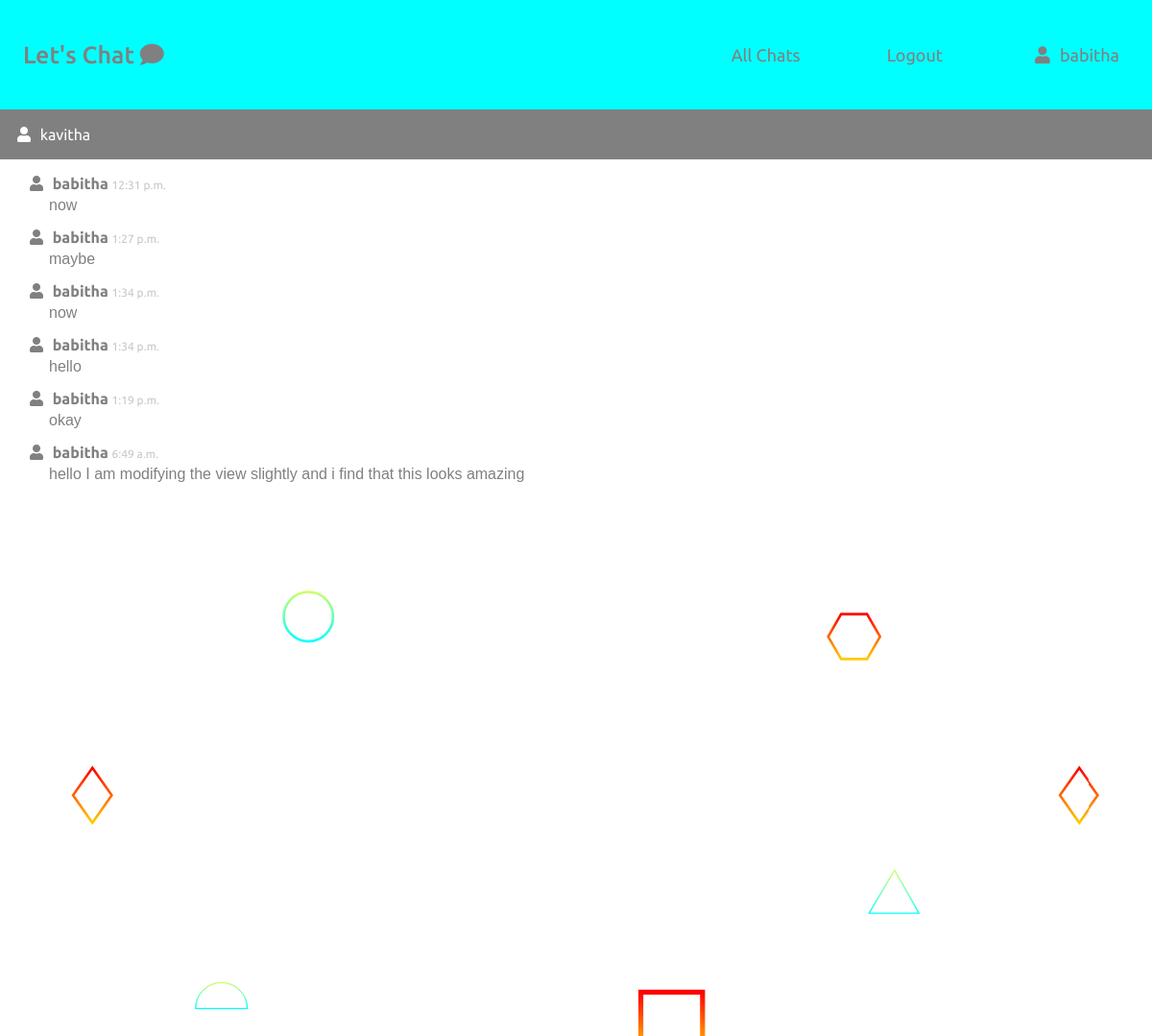
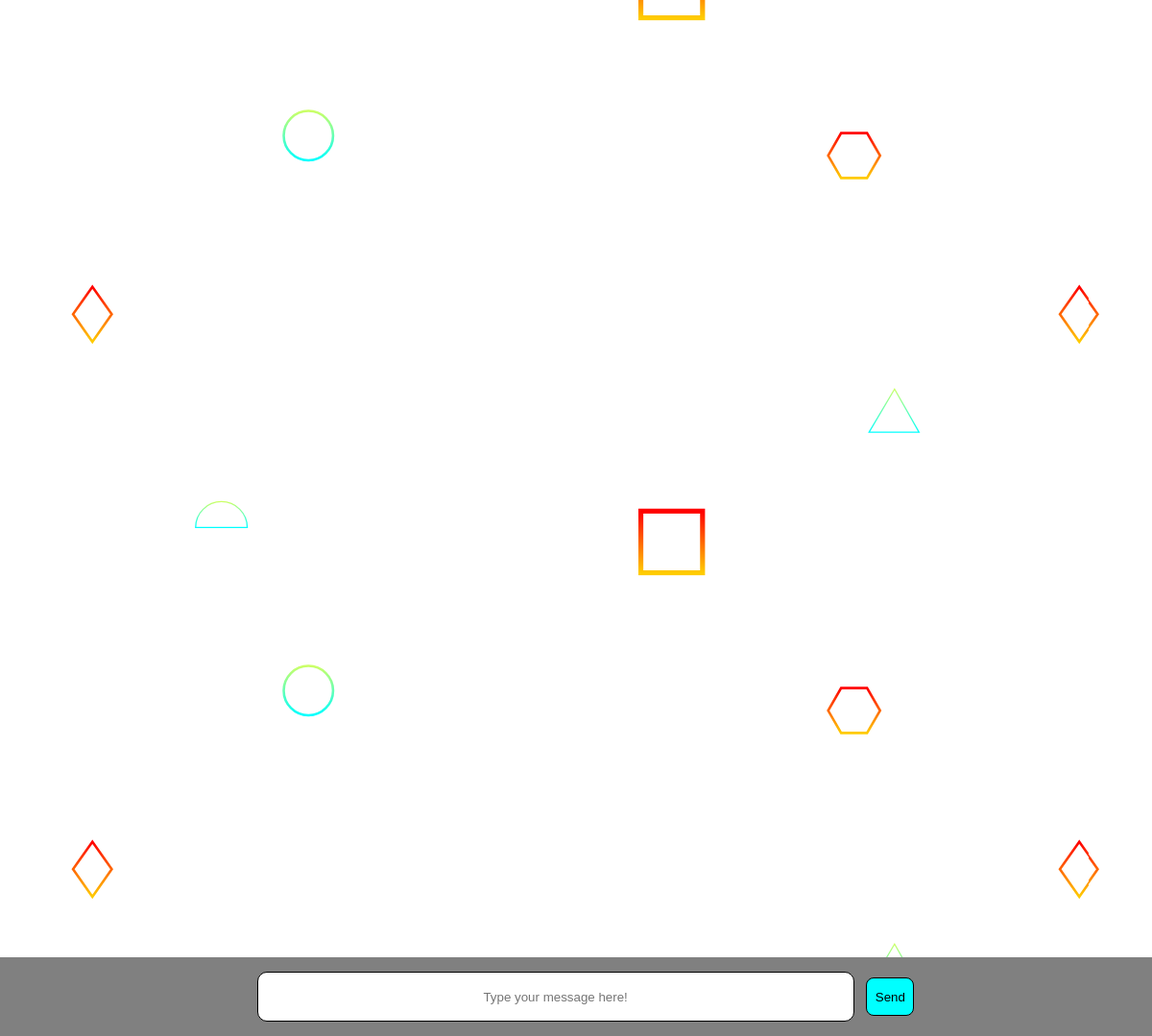
The app's page /chat/3 (signed in) with its own data (2 pictures, top to bottom).
### chat/models.py (models this page shows, shortened)
class User(AbstractUser):
    pass

class ChatMessage(models.Model):
    user = models.ForeignKey(User, on_delete=models.CASCADE, related_name = "sender")
    room = models.ForeignKey(ChatRoom, on_delete = models.CASCADE)
    message = models.TextField(unique=False,blank = False,default = "")
    timestamp = models.DateTimeField(auto_now_add=True)
    objects = ChatMessageManager()

### chat/views.py (the view)
# urls.py: path("<int:room_name>", views.chatroom, name="chatroom"),
def chatroom(request,room_name):
    previous_msg = ChatMessage.objects.filter(room=room_name).order_by("-timestamp")[:30]
    previous_msg= reversed(previous_msg)
    room_members = ChatRoom.objects.get(pk =  room_name )
    if room_members.first_person == request.user:
        other_user = room_members.second_person
    else:
        other_user = room_members.first_person
    return render(request,"chat/chatroom.html",{
        'room_name':room_name,
        'username':request.user,
        'previous_msg':previous_msg,
        'other_user':other_user
    })

### chat/templates/chat/chatroom.html (shortened to what this page needs)
{% extends "chat/layout.html" %}
{% load static %}
{% block body %}
<div id = "chat-room">
    <div id = "profile2">
        <i class="fas fa-user" id="avatar2"></i>
        <span>{{other_user}}</span>
    </div>
    <div id = "all-msgs">
            {% for message in previous_msg %}
            <div class = "prev-msgs">
                <i class="fas fa-user"></i>
                <b>{{message.user}}</b>
                <span class="time">{{ message.timestamp.time}}</span>
                <p class="msg-text">{{message.message}}</p>
            </div>
           {% endfor %}
    </div>
</div>
<div id="send-section">
<form id="send_form">
    <input type="text" placeholder="Type your message here!" id="message-input">
    <input type="submit" value="Send" id="send-btn">
</form>
</div>
{% endblock %}

### chat/templates/chat/layout.html (shortened to what this page needs)
{% load static %}
<!DOCTYPE html>
<html>
    <head>
        <link href = "{% static 'chat/styles.css' %}" rel="stylesheet">
        <link rel="stylesheet" href="https://use.fontawesome.com/releases/v5.15.4/css/all.css">
    </head>
    <body>
        <header class="header">
            <nav class="navbar">
                <a id = "nav-brand">
                    Let's Chat <i class="fas fa-comment"></i>
                </a>
            <ul class="nav-menu">
                {% if request.user.is_authenticated %}
                <li class = "nav-item">
                    <a  href = "{% url 'index' %}" class="nav-link">All Chats</a>
                </li>
                <li class = "nav-item" id="logout">
                    <a href = "{% url 'logout_view'%}" class="nav-link" >Logout</a>
                </li>
               <li class = "nav-item">
                    <a href = "#" class="nav-link" id = "avatar" >
                    <i class="fas fa-user"></i> {{user.get_username}}
                        </a>
                </li>
            </ul>
                {% endif %}
        </nav>
    </header>
        <div class="body">
            {% block body %}
            {% endblock %}
        </div>
    </body>
</html>

### chat/static/chat/styles.css (style rules this page uses)
body { margin:0; margin-bottom:50px; padding:0; background-image: url('scattered-forcefields.svg'); color:#1B2021; font-family: 'Ubuntu', sans-serif; color:grey; }
p { margin:0 0; }
ul { list-style-type: none; }
li { margin:10px; list-style:none; }
input { background-color:white; outline:none; border:1px solid #C9CCD5; display:inline-block; }
a { text-decoration:none; display:inline-block; color:grey }
.navbar { background-color:#00ffff; display: flex; justify-content: space-between; align-items: center; padding: 1rem 1.5rem; }
#nav-brand { font-weight:500; color:grey; font-size:25px; }
.nav-menu { display: flex; justify-content: space-between; align-items: center; }
.nav-item { margin-left: 5rem; }
.nav-link { color:grey; font-size:18px; font-weight: 400; }
.fa-user { color:grey; padding:6px; }
#profile2 { background-color:grey; max-width:100%; padding:12px; color:white; }
#avatar2 { color:white; }
#chat-room { background-color:white; }
#all-msgs { padding:15px; height:332px; overflow-y: scroll; }
.prev-msgs { color:grey; margin:10px; }
.time { font-size:12px; color:#C8C6C6; }
.msg-text { margin-left:26px; color:grey; font-family:sans-serif; }
#send-section { position: fixed; bottom: 0; width:100%; padding:10px; margin:0 auto; text-align:center; background-color:grey; }
#message-input { height: 30px; width:50%; padding:10px; margin:5px; border:1px solid black; border-radius:10px; display:inline-block; color:black; text-align:center; }
#send-btn { height:40px; width:50px; padding:8px; margin:5px; border:1px solid black; border-radius:8px; background-color:#00ffff; display:inline-block; margin-left:4px; }

### records on screen
User: get_username "babitha"
User: username "kavitha"
ChatMessage: user "babitha", timestamp.time "12:31 p.m.", message "now"
ChatMessage: user "babitha", timestamp.time "1:27 p.m.", message "maybe"
ChatMessage: user "babitha", timestamp.time "1:34 p.m.", message "now"
ChatMessage: user "babitha", timestamp.time "1:34 p.m.", message "hello"
ChatMessage: user "babitha", timestamp.time "1:19 p.m.", message "okay"
ChatMessage: user "babitha", timestamp.time "6:49 a.m.", message "hello I am modifying the view slightly and i find that this looks amazing"
